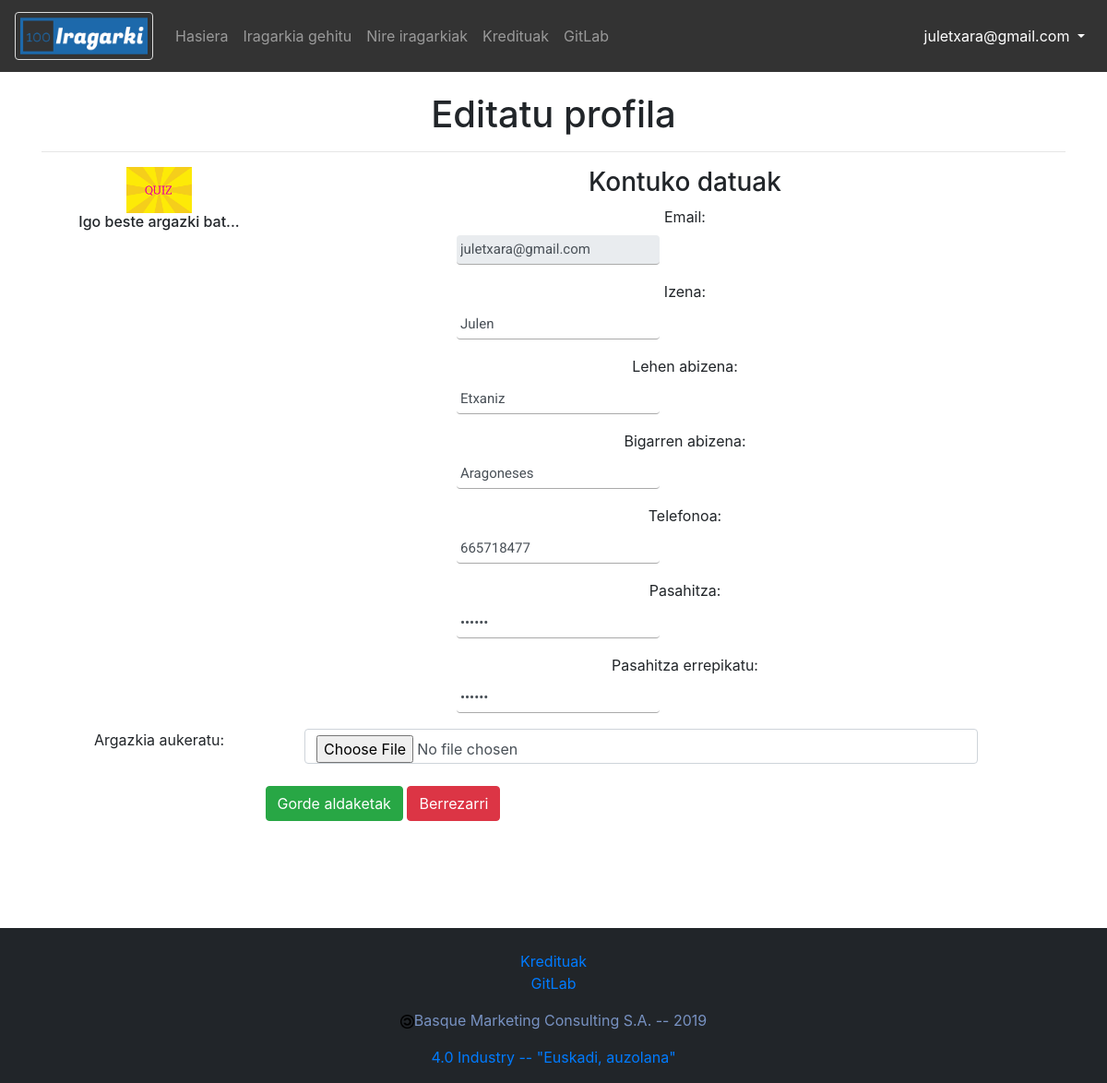
/php/ManageAccount.php (signed in), run on the app's committed database.
### tables this page shows
CREATE TABLE IF NOT EXISTS `users` (
  `email` varchar(100) NOT NULL,
  `password` varchar(100) NOT NULL,
  `name` varchar(100) NOT NULL,
  `surname1` varchar(100) NOT NULL,
  `surname2` varchar(100) NOT NULL,
  `telephone` int(11) NOT NULL,
  `banned` int(11) NOT NULL,
  `admin` int(11) NOT NULL,
  PRIMARY KEY (`email`)
);

### php/ManageAccount.php (the view, shortened to what this page needs)
<!DOCTYPE html>
<html>
<head>
</head>
<body>
	<?php include '../php/Menus.php' ?>
	<?php
	include '../php/DbConfig.php';
	$esteka = mysqli_connect($zerbitzaria, $erabiltzailea, $gakoa, $db) or die("Errorea datu-baseko konexioan");
	$email = $_SESSION['email'];
	$sql = "SELECT * FROM users WHERE email='$email'";
	$emaitza = mysqli_query($esteka, $sql) or die("Errorea datu-baseko kontsultan");
	while ($row = mysqli_fetch_array($emaitza, MYSQLI_ASSOC)) {
		$email = $row['email'];
		$name = $row['name'];
		$surname1 = $row['surname1'];
		$surname2 = $row['surname2'];
		$telephone = $row['telephone'];
	}
	?>
	<div class="main">
		<div class="container">
			<h1 style="text-align:center">Editatu profila</h1>
			<hr>
			<div class="row">
				<div class="col-md-3">
					<div class="text-center">
						<?php
					$images = glob("../images/users/".$email.".*");
					if (empty($images)) {
						$avatar = "../images/Anonimoa.png";
					}
					else {
						$avatar = $images[0];
					}
					?>
						<img src="<?php echo $avatar; ?>" class="avatar img-circle" alt="avatar" id="argazki">
						<h6>Igo beste argazki bat...</h6>
					</div>
				</div>
				<div class="col-md-9 personal-info">
					<h3>Kontuko datuak</h3>
					<form class="form-horizontal" role="form" name="eguneratu" id="eguneratu">
						<div class="form-group">
							<label class="col-lg-3 control-label" for="email">Email:</label>
							<div class="col-lg-8">
								<input class="form-control" type="text" id="email" name="email" value="<?php echo $email; ?>"
									readonly />
							</div>
						</div>
						<div class="form-group">
							<label class="col-lg-3 control-label" for="name">Izena:</label>
							<div class="col-lg-8">
								<input class="form-control" type="text" id="name" name="name" value="<?php echo $name; ?>" />
							</div>
						</div>
						<div class="form-group">
							<label class="col-lg-3 control-label" for="surname1">Lehen abizena:</label>
							<div class="col-lg-8">
								<input class="form-control" type="text" id="surname1" name="surname1"
									value="<?php echo $surname1; ?>" />
							</div>
						</div>
						<div class="form-group">
							<label class="col-lg-3 control-label" for="surname2">Bigarren abizena:</label>
							<div class="col-lg-8">
								<input class="form-control" type="text" id="surname2" name="surname2"
									value="<?php echo $surname2; ?>" />
							</div>
						</div>
						<div class="form-group">
							<label class="col-lg-3 control-label" for="telephone">Telefonoa:</label>
							<div class="col-lg-8">
								<input class="form-control" type="number" id="telephone" name="telephone" pattern="[0-9]{9}"
									title="Telefonoak 9 digitu izan behar ditu" value="<?php echo $telephone; ?>" />
							</div>
						</div>
						<div class="form-group">
							<label class="col-lg-3 control-label" for="password1">Pasahitza:</label>
							<div class="col-lg-8">
								<input class="form-control" type="password" id="password1" name="password1" minlength="6"
									value="123456">
							</div>
						</div>
						<div class="form-group">
							<label class="col-lg-3 control-label" for="password2">Pasahitza errepikatu:</label>
							<div class="col-lg-8">
								<input class="form-control" type="password" id="password2" name="password2" value="123456">
							</div>
						</div>
						</div class="form-group">
							<label class="col-lg-3 control-label" for="image">Argazkia aukeratu:</label>
							<div class="col-lg-8">
								<input type="file" class="form-control" id="image" name="image" accept="image/*">
							</div>
						</div>
						<div class="form-group">
							<br>
							<div class="col-lg-8">
								<input type="button" class="btn btn-success" value="Gorde aldaketak" id="gorde">
								<input type="reset" class="btn btn-danger" value="Berrezarri"
									onclick="location.href='ManageAccount.php'">
							</div>
						</div>
				</div>
			</div>
</body>
</html>

### styles/Style.css (style rules this page uses)
* { margin: 0; padding: 0; }
html { font-family: Roboto, sans-serif; }
body { margin: 0; background-color: #21ce77; }
footer { background: #212529; text-align: center; }
.main { position: relative; width: 100%; display: inline-block; text-align: center; margin-top: 100px; }
.footer { position: bottom; width: 100%; display: inline-block; text-align: center; margin-top: 100px; color: #7892c2; }
#argazki { max-height: 50px; max-width: 100px; }
h1 { margin: 0 0 20px 0; font-weight: 300; font-size: 28px; }
input[type="text"], input[type="password"], input[type="number"], input[type="tel"], input[type="email"] { display: block; box-sizing: border-box; margin-bottom: 1px; padding: 4px; width: 220px; height: 32px; border: none; border-bottom: 1px solid #AAA; font-family: 'Roboto', sans-serif; font-weight: 400; font-size: 15px; transition: 0.2s ease; display:inline-block; }

### data on the page
users: email (picture), email "juletxara@gmail.com", name "Julen", surname1 "Etxaniz", surname2 "Aragoneses", telephone "665718477"

### other printed values
$email "juletxara@gmail.com"
